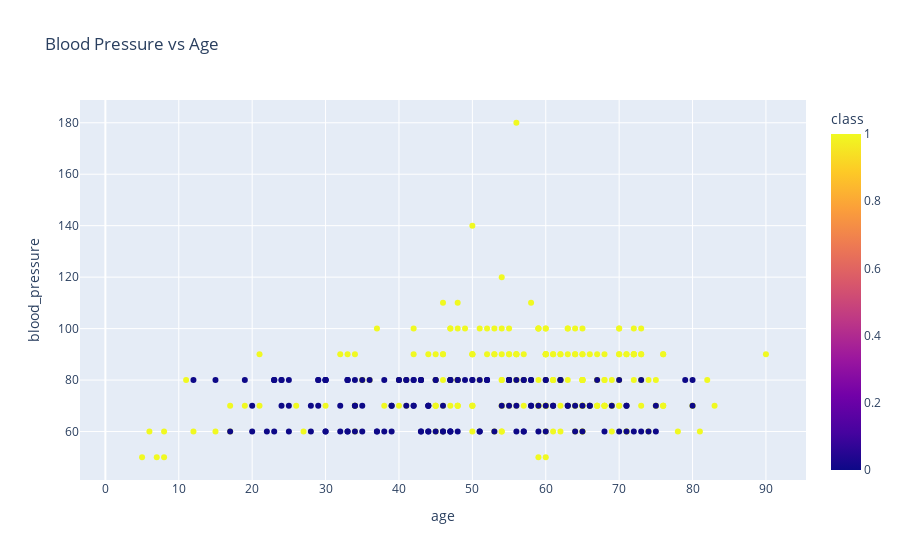

Notebook source saved alongside this figure:
### Code cell
px.scatter(df, x = "age", y = "blood_pressure", color = "class", hover_data=["serum_creatinine", "haemoglobin"], title = "Blood Pressure vs Age")

### Figure 1 — Plotly figure (JSON) as saved in the notebook; plotly's stock layout.template omitted (floating-point values rounded to 4 significant figures; data arrays with more than 128 entries replaced by an {"elided": "..."} marker saying what was removed)
{"data": [{"customdata": {"elided": "400x2 float values"}, "hovertemplate": "age=%{x}<br>blood_pressure=%{y}<br>serum_creatinine=%{customdata[0]}<br>haemoglobin=%{customdata[1]}<br>class=%{marker.color}<extra></extra>", "legendgroup": "", "marker": {"color": {"elided": "400 int values"}, "coloraxis": "coloraxis", "symbol": "circle"}, "mode": "markers", "name": "", "orientation": "v", "showlegend": false, "type": "scatter", "x": {"elided": "400 float values"}, "xaxis": "x", "y": {"elided": "400 float values"}, "yaxis": "y"}], "layout": {"coloraxis": {"colorbar": {"title": {"text": "class"}}, "colorscale": [[0, "#0d0887"], [0.1111, "#46039f"], [0.2222, "#7201a8"], [0.3333, "#9c179e"], [0.4444, "#bd3786"], [0.5556, "#d8576b"], [0.6667, "#ed7953"], [0.7778, "#fb9f3a"], [0.8889, "#fdca26"], [1, "#f0f921"]]}, "legend": {"tracegroupgap": 0}, "title": {"text": "Blood Pressure vs Age"}, "xaxis": {"anchor": "y", "domain": [0, 1], "title": {"text": "age"}}, "yaxis": {"anchor": "x", "domain": [0, 1], "title": {"text": "blood_pressure"}}}}
